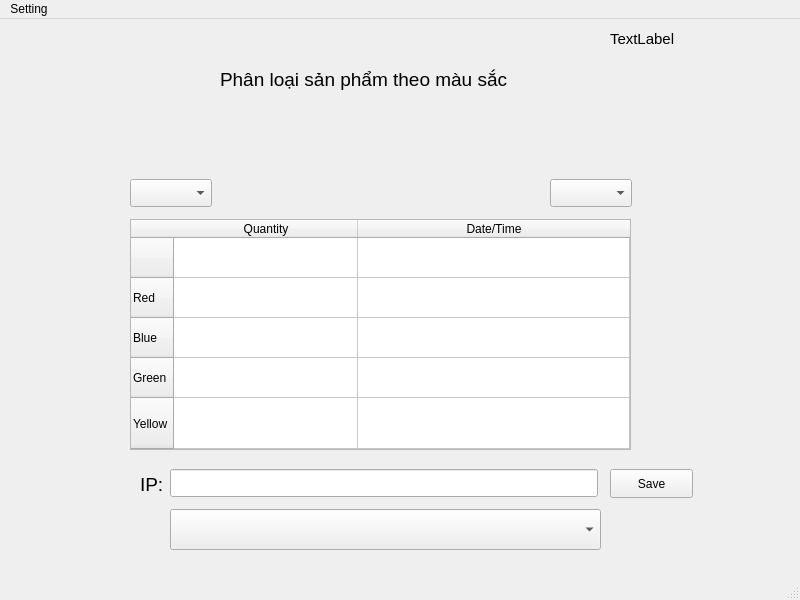
<?xml version="1.0" encoding="UTF-8"?>
<ui version="4.0">
 <class>MainWindow</class>
 <widget class="QMainWindow" name="MainWindow">
  <property name="geometry">
   <rect>
    <x>0</x>
    <y>0</y>
    <width>800</width>
    <height>600</height>
   </rect>
  </property>
  <property name="windowTitle">
   <string>MainWindow</string>
  </property>
  <widget class="QWidget" name="centralwidget">
   <widget class="QComboBox" name="comboBox">
    <property name="geometry">
     <rect>
      <x>550</x>
      <y>160</y>
      <width>82</width>
      <height>28</height>
     </rect>
    </property>
   </widget>
   <widget class="QComboBox" name="comboBox_2">
    <property name="geometry">
     <rect>
      <x>130</x>
      <y>160</y>
      <width>82</width>
      <height>28</height>
     </rect>
    </property>
   </widget>
   <widget class="QLabel" name="label">
    <property name="geometry">
     <rect>
      <x>220</x>
      <y>10</y>
      <width>361</width>
      <height>101</height>
     </rect>
    </property>
    <property name="text">
     <string>&lt;html&gt;&lt;head/&gt;&lt;body&gt;&lt;p&gt;&lt;span style=&quot; font-size:14pt;&quot;&gt;Phân loại sản phẩm theo màu sắc &lt;/span&gt;&lt;/p&gt;&lt;/body&gt;&lt;/html&gt;</string>
    </property>
   </widget>
   <widget class="QPushButton" name="pushButton">
    <property name="geometry">
     <rect>
      <x>610</x>
      <y>450</y>
      <width>83</width>
      <height>29</height>
     </rect>
    </property>
    <property name="text">
     <string>Save</string>
    </property>
   </widget>
   <widget class="QTableWidget" name="tableWidget">
    <property name="geometry">
     <rect>
      <x>130</x>
      <y>200</y>
      <width>501</width>
      <height>231</height>
     </rect>
    </property>
    <attribute name="horizontalHeaderMinimumSectionSize">
     <number>25</number>
    </attribute>
    <attribute name="horizontalHeaderDefaultSectionSize">
     <number>184</number>
    </attribute>
    <attribute name="horizontalHeaderShowSortIndicator" stdset="0">
     <bool>true</bool>
    </attribute>
    <attribute name="horizontalHeaderStretchLastSection">
     <bool>true</bool>
    </attribute>
    <attribute name="verticalHeaderCascadingSectionResizes">
     <bool>false</bool>
    </attribute>
    <attribute name="verticalHeaderMinimumSectionSize">
     <number>24</number>
    </attribute>
    <attribute name="verticalHeaderDefaultSectionSize">
     <number>40</number>
    </attribute>
    <attribute name="verticalHeaderShowSortIndicator" stdset="0">
     <bool>false</bool>
    </attribute>
    <attribute name="verticalHeaderStretchLastSection">
     <bool>true</bool>
    </attribute>
    <row>
     <property name="text">
      <string/>
     </property>
    </row>
    <row>
     <property name="text">
      <string>Red</string>
     </property>
    </row>
    <row>
     <property name="text">
      <string>Blue</string>
     </property>
    </row>
    <row>
     <property name="text">
      <string>Green</string>
     </property>
    </row>
    <row>
     <property name="text">
      <string>Yellow</string>
     </property>
    </row>
    <column>
     <property name="text">
      <string>Quantity</string>
     </property>
    </column>
    <column>
     <property name="text">
      <string>Date/Time</string>
     </property>
    </column>
   </widget>
   <widget class="QLineEdit" name="ip">
    <property name="geometry">
     <rect>
      <x>170</x>
      <y>450</y>
      <width>428</width>
      <height>28</height>
     </rect>
    </property>
   </widget>
   <widget class="QComboBox" name="comboBox_3">
    <property name="geometry">
     <rect>
      <x>170</x>
      <y>490</y>
      <width>431</width>
      <height>41</height>
     </rect>
    </property>
   </widget>
   <widget class="QLabel" name="label_2">
    <property name="geometry">
     <rect>
      <x>140</x>
      <y>450</y>
      <width>24</width>
      <height>31</height>
     </rect>
    </property>
    <property name="text">
     <string>&lt;html&gt;&lt;head/&gt;&lt;body&gt;&lt;p&gt;&lt;span style=&quot; font-size:14pt;&quot;&gt;                  IP:&lt;/span&gt;&lt;/p&gt;&lt;/body&gt;&lt;/html&gt;</string>
    </property>
   </widget>
   <widget class="QLabel" name="label_timer">
    <property name="geometry">
     <rect>
      <x>610</x>
      <y>10</y>
      <width>181</width>
      <height>20</height>
     </rect>
    </property>
    <property name="font">
     <font>
      <pointsize>11</pointsize>
     </font>
    </property>
    <property name="text">
     <string>TextLabel</string>
    </property>
   </widget>
  </widget>
  <widget class="QMenuBar" name="menubar">
   <property name="geometry">
    <rect>
     <x>0</x>
     <y>0</y>
     <width>800</width>
     <height>25</height>
    </rect>
   </property>
   <widget class="QMenu" name="menuSetting">
    <property name="title">
     <string>Setting</string>
    </property>
    <addaction name="actionStart"/>
    <addaction name="actionStop"/>
    <addaction name="actionSave"/>
    <addaction name="actionConnection"/>
   </widget>
   <addaction name="menuSetting"/>
  </widget>
  <widget class="QStatusBar" name="statusbar"/>
  <action name="actionStart">
   <property name="text">
    <string>Start</string>
   </property>
  </action>
  <action name="actionStop">
   <property name="text">
    <string>Stop</string>
   </property>
  </action>
  <action name="actionSave">
   <property name="text">
    <string>Save</string>
   </property>
  </action>
  <action name="actionConnection">
   <property name="text">
    <string>Connection</string>
   </property>
  </action>
 </widget>
 <resources/>
 <connections/>
</ui>
